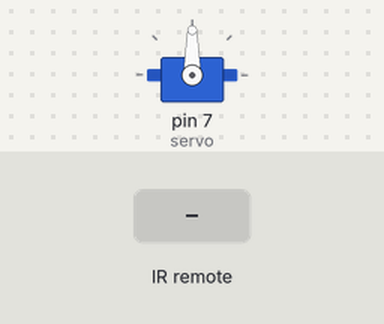
The sketch below on a simulated Arduino Uno, built with avr-gcc and run on an emulated ATmega328P. Shown: servo. Inputs (shaded band) come from the test bench. What the sketch prints to the serial monitor is not drawn.

Above: at 1.2 s.
1.3 s: infrared code 0xFFE01F received
Timing chart, 0 to 4.3 s (numbered marks = the images above; inputs shaded):
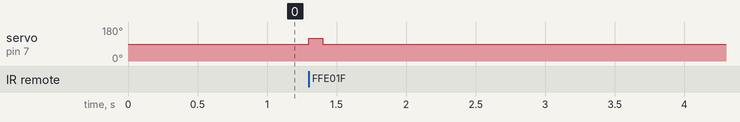

Measured:
- after the input at 1.3 s, servo on pin 7 (servo): 90° → 120° at once, → 90° 0.10 s later

The sketch:

remo_servo.ino
```cpp
#include <IRremote.h>
#include <Servo.h>


Servo servo;

int RECV_PIN = A0; // 입력값 핀 설정
IRrecv irrecv(RECV_PIN);
decode_results results;
void setup()
{
  Serial.begin(9600);
  irrecv.enableIRIn(); // 수신 시작
  servo.attach(7);
}
void loop() {
  if (irrecv.decode(&results)) {
    Serial.println(results.value, HEX);

   switch (results.value) {

        case '+':
        servo.write(60);
        delay(100);
        servo.write(90);
        break; //1버튼이 눌리면 LED OFF

        case 0xFFE01F:
        servo.write(120);
        delay(100);
        servo.write(90);
        break;
      }
    irrecv.resume(); // 다음 출력값 수신 준비
  }
}
```
